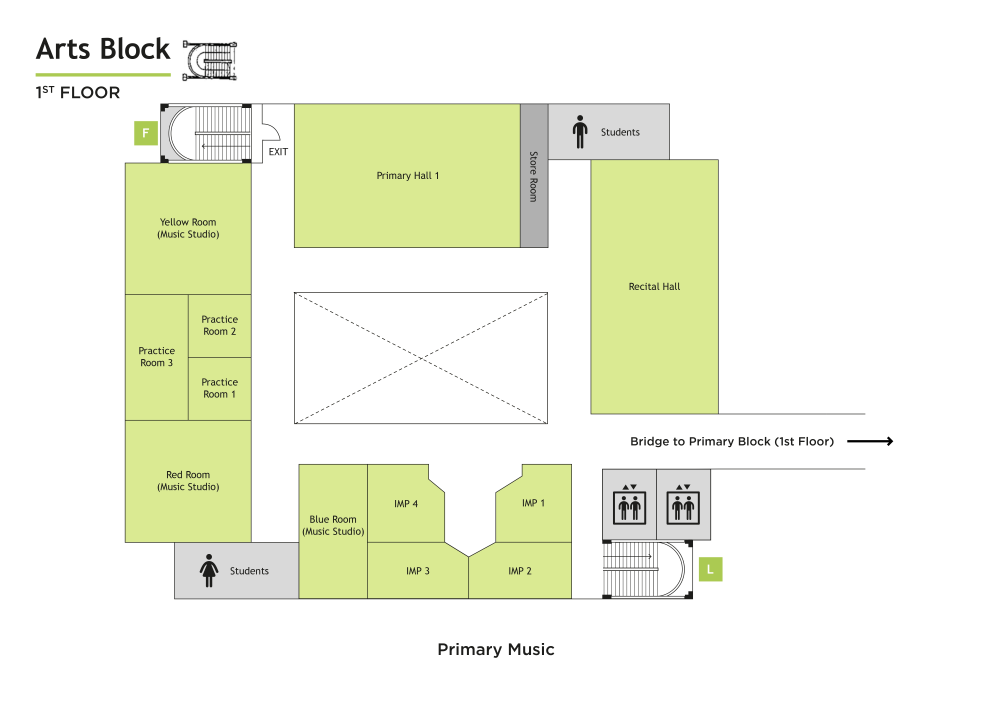
#> input picture GISGuessr/Arts1.jpg, 4961 x 3508 px (shown at 1/5 size); its folder holds 4 pictures in this run
$ python compress.py
#> lines starting #> are read from the running program, lines starting #| are printed output that depends on the picture
import os
from PIL import Image

for i in os.listdir('.'):
    if i.startswith("Arts") and i.endswith(".jpg"):
        im = Image.open(i).resize((1414, 1000))
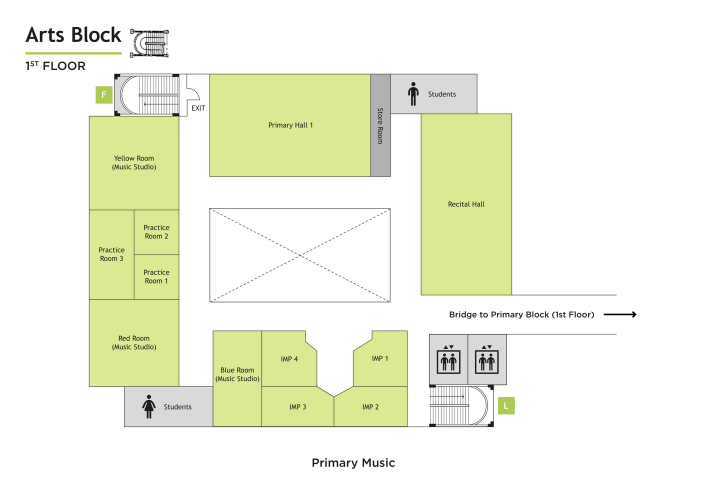
#> im: PIL image 1414x1000 RGB (shown at 1/2 size); mean R, G, B 241.5, 244.8, 226.7
        im.save('plans/' + i, quality=75)
